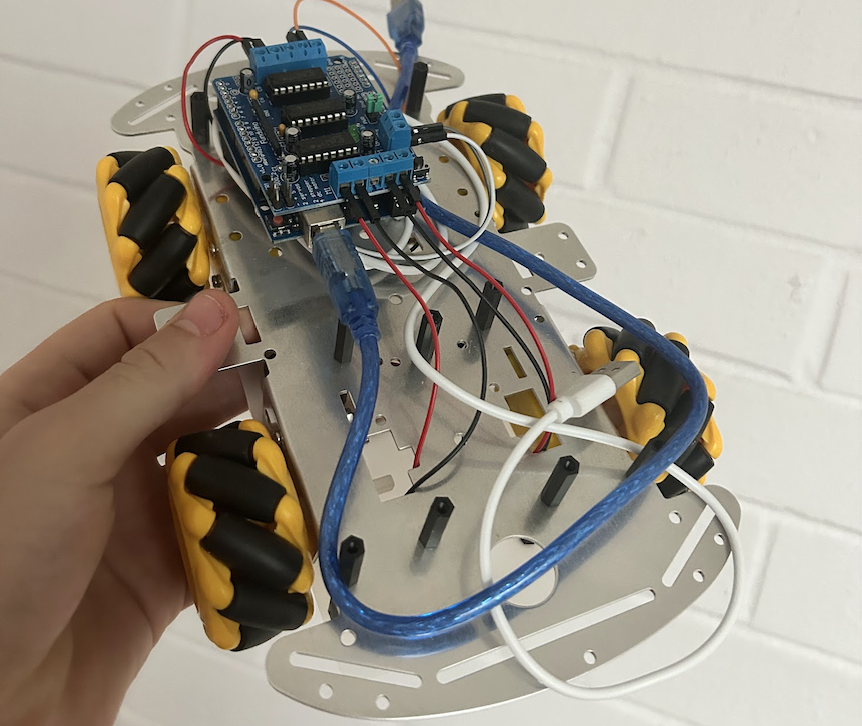
#> input picture robot_small.png, 862 x 726 px, given in place of the camera
$ python main_opencv.py
#> lines starting #> are read from the running program, lines starting #| are printed output that depends on the picture
### utils.py
from contextlib import contextmanager
import time
import cv2

# [7 lines left out: function point_grid, not called in this run]

def preprocess_frame(frame, img_scale):
#> called with img_scale = 4
    frame = cv2.resize(frame, (frame.shape[1]//img_scale, frame.shape[0]//img_scale))
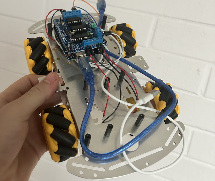
#> frame: shape (181, 215, 3); mean B, G, R 136.3, 147.7, 154.3
    return frame

def preprocess_gray(frame):
    gray = cv2.cvtColor(frame, cv2.COLOR_BGR2GRAY)
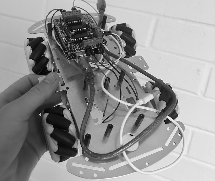
#> gray: shape (181, 215); min 0, max 252, mean 148.4
    gray = cv2.GaussianBlur(gray, (5, 5), 0)
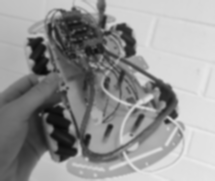
#> gray: shape (181, 215); min 9, max 234, mean 148.4
    return gray

@contextmanager
def timer(name):
    s = time.perf_counter()
    yield
    e = time.perf_counter()
    print(f"{name} Time: {e - s:.4f}s")

### video.py
import cv2

def video_iterator(path, step=1):
    cap = cv2.VideoCapture(path)

    i = 0
    while cap.isOpened():
        ret, frame = cap.read()
        if not ret:
            break
        if i % step == 0:
            yield frame
        i += 1

    cap.release()

### main_opencv.py
import video
import utils
from utils import timer
import cv2
import numpy as np
import time

def main():
    img_scale = 4
    orb = cv2.ORB_create()

    for i_frame, frame in enumerate(video.video_iterator(0)):
        with timer("Total"):
            frame = utils.preprocess_frame(frame, img_scale=img_scale)
            gray = utils.preprocess_gray(frame)
            print(gray.shape)
#| (181, 215)
            kp = orb.detect(frame, None)
#> kp = 397 keypoints; strongest (x, y, size): (166, 121, 31), (173, 118, 37.2), (167, 116, 31), (170, 121, 31)
            kp, des = orb.compute(frame, kp)
            frame = cv2.drawKeypoints(frame, kp, None, color=(0, 255, 0), flags=0)
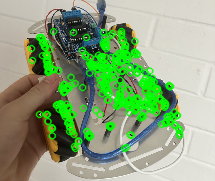
#> frame: shape (181, 215, 3); mean B, G, R 124.7, 165.6, 139.5
            cv2.imshow("Frame", cv2.resize(frame, dsize=None, fx=img_scale, fy=img_scale))
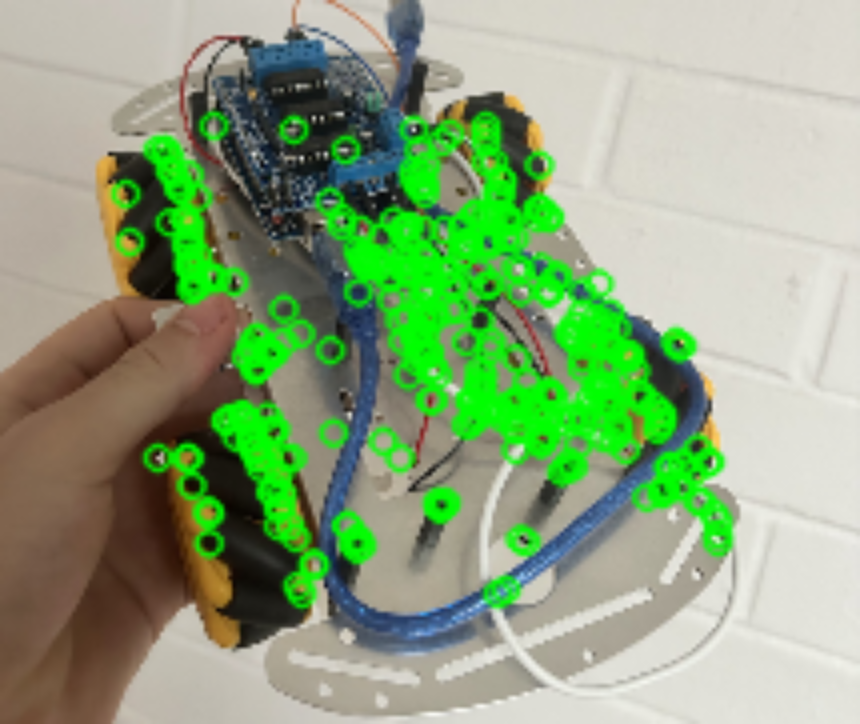
#> window 'Frame': shape (724, 860, 3); mean B, G, R 124.6, 165.5, 139.4
            if cv2.waitKey(1) == ord("q"):
#> (key q is pressed here)
                break

if __name__ == "__main__":
    main()
